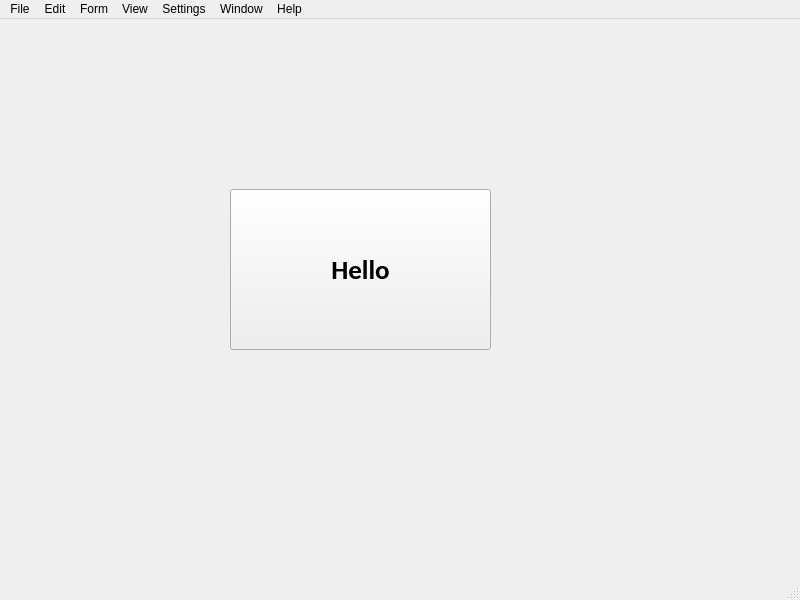
<?xml version="1.0" encoding="UTF-8"?>
<ui version="4.0">
 <class>MainWindow</class>
 <widget class="QMainWindow" name="MainWindow">
  <property name="geometry">
   <rect>
    <x>0</x>
    <y>0</y>
    <width>800</width>
    <height>600</height>
   </rect>
  </property>
  <property name="windowTitle">
   <string>MainWindow</string>
  </property>
  <widget class="QWidget" name="centralwidget">
   <widget class="QPushButton" name="pushButton">
    <property name="geometry">
     <rect>
      <x>230</x>
      <y>170</y>
      <width>261</width>
      <height>161</height>
     </rect>
    </property>
    <property name="font">
     <font>
      <family>Calibri</family>
      <pointsize>20</pointsize>
      <weight>75</weight>
      <bold>true</bold>
     </font>
    </property>
    <property name="text">
     <string>Hello</string>
    </property>
   </widget>
  </widget>
  <widget class="QMenuBar" name="menubar">
   <property name="geometry">
    <rect>
     <x>0</x>
     <y>0</y>
     <width>800</width>
     <height>26</height>
    </rect>
   </property>
   <widget class="QMenu" name="menuFile">
    <property name="title">
     <string>File</string>
    </property>
    <widget class="QMenu" name="menuRecent_Forms">
     <property name="title">
      <string>Recent Forms</string>
     </property>
     <addaction name="separator"/>
     <addaction name="separator"/>
    </widget>
    <addaction name="separator"/>
    <addaction name="actionNew"/>
    <addaction name="separator"/>
    <addaction name="separator"/>
    <addaction name="actionOpen"/>
    <addaction name="separator"/>
    <addaction name="menuRecent_Forms"/>
   </widget>
   <widget class="QMenu" name="menuEdit">
    <property name="title">
     <string>Edit</string>
    </property>
   </widget>
   <widget class="QMenu" name="menuForm">
    <property name="title">
     <string>Form</string>
    </property>
   </widget>
   <widget class="QMenu" name="menuView">
    <property name="title">
     <string>View</string>
    </property>
   </widget>
   <widget class="QMenu" name="menuSettings">
    <property name="title">
     <string>Settings</string>
    </property>
   </widget>
   <widget class="QMenu" name="menuWindow">
    <property name="title">
     <string>Window</string>
    </property>
   </widget>
   <widget class="QMenu" name="menuHelp">
    <property name="title">
     <string>Help</string>
    </property>
   </widget>
   <addaction name="menuFile"/>
   <addaction name="menuEdit"/>
   <addaction name="menuForm"/>
   <addaction name="menuView"/>
   <addaction name="menuSettings"/>
   <addaction name="menuWindow"/>
   <addaction name="menuHelp"/>
  </widget>
  <widget class="QStatusBar" name="statusbar"/>
  <action name="actionNew">
   <property name="text">
    <string>New</string>
   </property>
  </action>
  <action name="actionOpen">
   <property name="text">
    <string>Open</string>
   </property>
  </action>
 </widget>
 <resources/>
 <connections/>
</ui>
